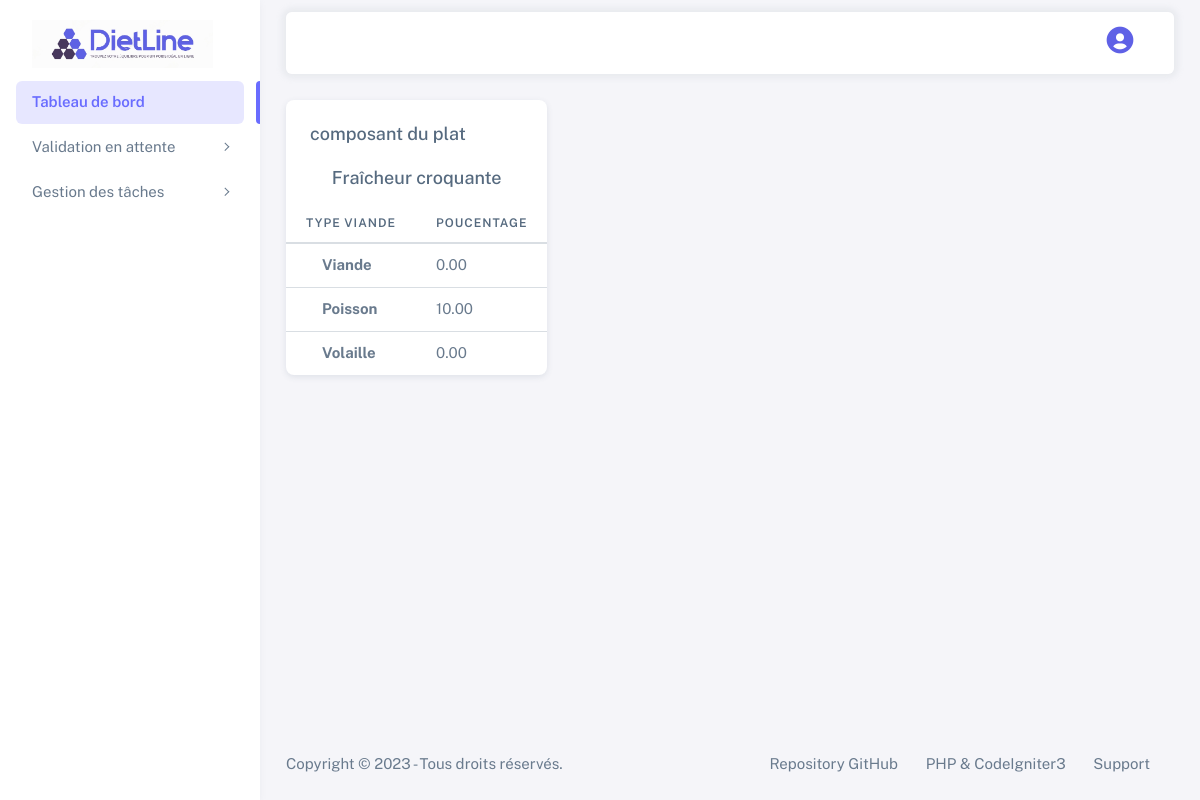
The page /Aliment/composant?id=2 on the database its author committed.
### tables this page shows
create table plat (
    id int primary key auto_increment,
    id_type_regime int references regime_type(id),
    nom varchar(255),
    ingredients text not null, 
    prix numeric(8,2) not null
);

create table pourcentage_viande(
    id int primary key auto_increment,
    id_viande int references type_viande(id),
    id_plat int references plat(id),
    poucentage numeric(5,2) default 0
);

create table type_viande(
    id int primary key auto_increment,
    nom varchar(50)
);

### application/controllers/Aliment.php (called while the page is built, shortened)
<?php
class Aliment extends CI_Controller {
	public function __construct() {
		$this->load->model('AlimentAdmin');
	}
   public function composant(){
    $id = $_GET['id'];
    $data['data'] = $this->AlimentAdmin->get_compose($id);
    $this->load->view('admin/Aliment/composant',$data);
}
}

### index.php (called while the page is built, shortened)
<?php
require_once BASEPATH.'core/CodeIgniter.php';

### application/models/AlimentAdmin.php (called while the page is built, shortened)
<?php
class AlimentAdmin extends CI_Model {
    public function get_compose($id) {
        $sql = "SELECT p.id as id, p.nom as nom, p.ingredients as ingredients, p.prix as prix,tv.nom as type_viande,pv.poucentage
        from pourcentage_viande as pv join plat as p on pv.id_plat=p.id join type_viande as tv on pv.id_viande = tv.id where p.id = $id";
        $query = $this->db->query($sql);
        return $query->result_array();
    }
}

### application/views/admin/Aliment/composant.php (the view, shortened to what this page needs)
<div class="container-xxl flex-grow-1 container-p-y">
    <div class="d-flex flex-column justify-conten-between align-items-baseline">
        <div class="card">
        <h5 class="card-header">composant du plat</h5>
        <h5 class="text-center"><?php echo $data[0]['nom']; ?></h3>
            <table class="table">
                    <thead>
                    <tr>
                            <th>Type viande</th>
                            <th>Poucentage</th>
                        </tr>
                    </thead>
                    <tbody class="table-border-bottom-0">
                    <?php foreach ($data as $datas) { ?>
                      <tr>
                        <td><i class="fab fa-angular fa-lg text-danger me-3"></i> <strong><?php echo $datas['type_viande']; ?></strong></td>
                        <td><?php echo $datas['poucentage']; ?></td>
                      </tr>
                      <?php } ?>
                    </tbody>
                  </table>
            </div>
        </div>
    </div>

### rows shown on the page
plat: nom "Fraîcheur croquante"
pourcentage_viande: id_viande.nom "Viande", poucentage "0.00"
pourcentage_viande: id_viande.nom "Poisson", poucentage "10.00"
pourcentage_viande: id_viande.nom "Volaille", poucentage "0.00"
